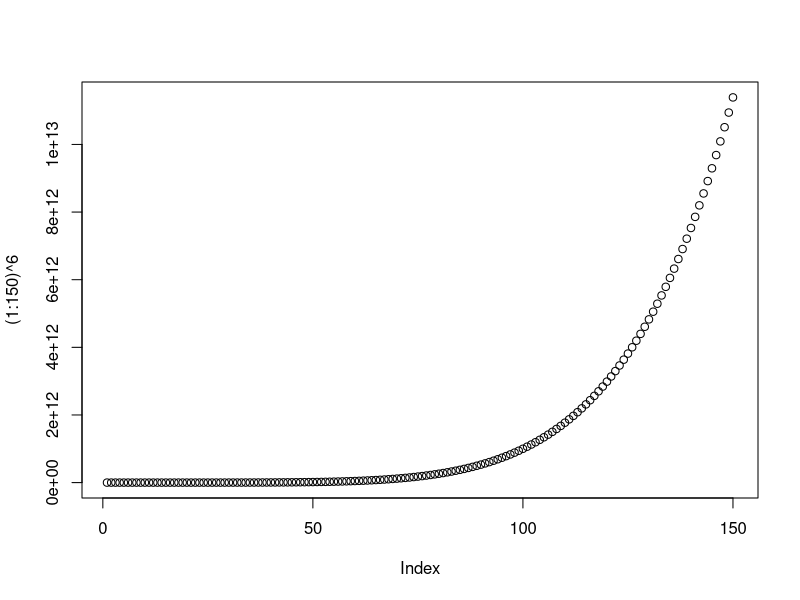

Source code (R):
## ---- chunk 1
21 + 21
## ---- chunk 2
print("Hello, welcome")
plot((1:150)^6)
